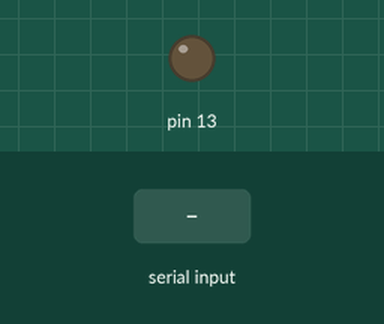
Bench run of a sketch on a simulated Arduino Uno, built with avr-gcc and run on an emulated ATmega328P. Shown: output pins drawn as LEDs (lit = HIGH). Inputs (shaded band) come from the test bench. What the sketch prints to the serial monitor is not drawn.

Above: at 1.2 s.
1.3 s: "1" received over Serial
Timing chart, 0 to 4.3 s (numbered marks = the images above; inputs shaded):
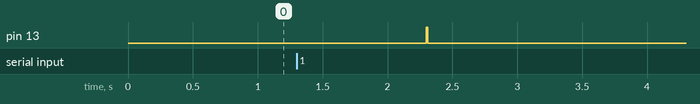

Measured:
- after the input at 1.3 s, pin 13: LOW → HIGH after 1.0 s, → LOW 0.01 s later

The sketch:

main.ino
```cpp
String x;

void setup() {
  Serial.begin(115200);
  pinMode(13, OUTPUT);
}

void  loop() {
  if (Serial.available()) {
    x = Serial.readString();
    x.trim();
    for (int i =0;i<x.length();i++) {
      char c = x[i];
      if (c == '0') {
        digitalWrite(13, LOW);
      } else if (c == '1') {
        digitalWrite(13, HIGH);
      }
      delay(10);
    }
    digitalWrite(13, LOW);
    Serial.print(x);
    Serial.flush();
  }
}
```
